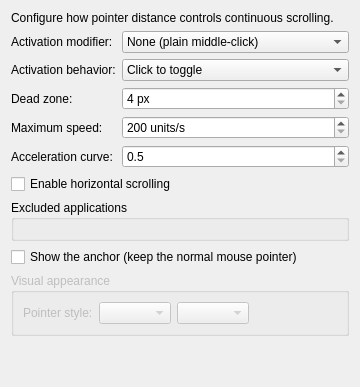
<?xml version="1.0" encoding="UTF-8"?>
<!--
SPDX-FileCopyrightText: 2026 KWin AutoScroll contributors
SPDX-License-Identifier: GPL-2.0-or-later
-->
<ui version="4.0">
 <class>AutoScrollConfigForm</class>
 <widget class="QWidget" name="AutoScrollConfigForm">
  <layout class="QVBoxLayout" name="verticalLayout">
   <item>
    <widget class="QLabel" name="descriptionLabel">
     <property name="text">
      <string>Configure how pointer distance controls continuous scrolling.</string>
     </property>
     <property name="wordWrap">
      <bool>true</bool>
     </property>
    </widget>
   </item>
   <item>
    <layout class="QFormLayout" name="formLayout">
     <item row="0" column="0">
      <widget class="QLabel" name="activationModifierLabel">
       <property name="text"><string>Activation modifier:</string></property>
       <property name="buddy"><cstring>kcfg_ActivationModifier</cstring></property>
      </widget>
     </item>
     <item row="0" column="1">
      <widget class="QComboBox" name="kcfg_ActivationModifier">
       <property name="toolTip">
        <string>Hold the selected modifier while middle-clicking, then release both before moving the pointer. Plain middle-clicks pass through when a modifier is selected.</string>
       </property>
       <item><property name="text"><string>None (plain middle-click)</string></property></item>
       <item><property name="text"><string>Control</string></property></item>
       <item><property name="text"><string>Meta</string></property></item>
       <item><property name="text"><string>Alt</string></property></item>
       <item><property name="text"><string>Shift</string></property></item>
      </widget>
     </item>
     <item row="1" column="0">
      <widget class="QLabel" name="activationBehaviorLabel">
       <property name="text"><string>Activation behavior:</string></property>
       <property name="buddy"><cstring>kcfg_ActivationBehavior</cstring></property>
      </widget>
     </item>
     <item row="1" column="1">
      <widget class="QComboBox" name="kcfg_ActivationBehavior">
       <property name="toolTip">
        <string>Preserve normal clicks passes quick middle clicks to the application. Holding for 220 ms or moving beyond the dead zone starts scrolling; releasing stops it. Click-to-toggle and combined modes reserve ordinary middle clicks for scrolling.</string>
       </property>
       <item><property name="text"><string>Click to toggle</string></property></item>
       <item><property name="text"><string>Hold to scroll</string></property></item>
       <item><property name="text"><string>Click or hold (Windows-style)</string></property></item>
       <item><property name="text"><string>Preserve normal clicks; hold to scroll</string></property></item>
      </widget>
     </item>
     <item row="2" column="0">
      <widget class="QLabel" name="deadZoneLabel">
       <property name="text"><string>Dead zone:</string></property>
       <property name="buddy"><cstring>kcfg_DeadZone</cstring></property>
      </widget>
     </item>
     <item row="2" column="1">
      <widget class="QSpinBox" name="kcfg_DeadZone">
       <property name="suffix"><string> px</string></property>
       <property name="minimum"><number>4</number></property>
       <property name="maximum"><number>64</number></property>
      </widget>
     </item>
     <item row="3" column="0">
      <widget class="QLabel" name="maximumSpeedLabel">
       <property name="text"><string>Maximum speed:</string></property>
       <property name="buddy"><cstring>kcfg_MaximumSpeed</cstring></property>
      </widget>
     </item>
     <item row="3" column="1">
      <widget class="QSpinBox" name="kcfg_MaximumSpeed">
       <property name="suffix"><string> units/s</string></property>
       <property name="minimum"><number>200</number></property>
       <property name="maximum"><number>4000</number></property>
       <property name="singleStep"><number>100</number></property>
      </widget>
     </item>
     <item row="4" column="0">
      <widget class="QLabel" name="accelerationLabel">
       <property name="text"><string>Acceleration curve:</string></property>
       <property name="buddy"><cstring>kcfg_AccelerationExponent</cstring></property>
      </widget>
     </item>
     <item row="4" column="1">
      <widget class="QDoubleSpinBox" name="kcfg_AccelerationExponent">
       <property name="toolTip">
        <string>Higher values make scrolling gentler near the anchor and steeper farther away.</string>
       </property>
       <property name="decimals"><number>1</number></property>
       <property name="minimum"><double>0.500000000000000</double></property>
       <property name="maximum"><double>3.000000000000000</double></property>
       <property name="singleStep"><double>0.100000000000000</double></property>
      </widget>
     </item>
    </layout>
   </item>
   <item>
   <widget class="QCheckBox" name="kcfg_HorizontalScrolling">
     <property name="text"><string>Enable horizontal scrolling</string></property>
   </widget>
  </item>
   <item>
    <widget class="QGroupBox" name="excludedApplicationsGroupBox">
     <property name="title"><string>Excluded applications</string></property>
     <layout class="QVBoxLayout" name="excludedApplicationsLayout">
      <item>
       <widget class="AutoScroll::ApplicationExclusionsWidget" name="kcfg_ExcludedApplications"/>
      </item>
     </layout>
    </widget>
   </item>
   <item>
    <widget class="QCheckBox" name="kcfg_VisualFeedback">
     <property name="text"><string>Show the anchor (keep the normal mouse pointer)</string></property>
    </widget>
   </item>
   <item>
    <widget class="QGroupBox" name="appearanceGroupBox">
     <property name="enabled"><bool>false</bool></property>
     <property name="title"><string>Visual appearance</string></property>
     <layout class="QHBoxLayout" name="appearanceLayout">
      <item alignment="Qt::AlignVCenter">
       <widget class="QLabel" name="glyphStyleLabel">
        <property name="text"><string>Pointer style:</string></property>
        <property name="buddy"><cstring>kcfg_GlyphStyle</cstring></property>
       </widget>
      </item>
      <item alignment="Qt::AlignVCenter">
       <widget class="AutoScroll::GlyphStyleComboBox" name="kcfg_GlyphStyle"/>
      </item>
      <item alignment="Qt::AlignVCenter">
       <widget class="AutoScroll::GlyphSizeComboBox" name="kcfg_GlyphSize"/>
      </item>
      <item>
       <spacer name="appearanceHorizontalSpacer">
        <property name="orientation"><enum>Qt::Horizontal</enum></property>
        <property name="sizeType"><enum>QSizePolicy::Expanding</enum></property>
        <property name="sizeHint" stdset="0">
         <size><width>40</width><height>20</height></size>
        </property>
       </spacer>
      </item>
     </layout>
    </widget>
   </item>
   <item>
    <spacer name="verticalSpacer">
     <property name="orientation"><enum>Qt::Vertical</enum></property>
     <property name="sizeHint" stdset="0">
      <size><width>20</width><height>40</height></size>
     </property>
    </spacer>
   </item>
  </layout>
 </widget>
 <customwidgets>
  <customwidget>
   <class>AutoScroll::ApplicationExclusionsWidget</class>
   <extends>QWidget</extends>
   <header>applicationexclusionswidget.h</header>
  </customwidget>
  <customwidget>
   <class>AutoScroll::GlyphStyleComboBox</class>
   <extends>QComboBox</extends>
   <header>glyphselectors.h</header>
  </customwidget>
  <customwidget>
   <class>AutoScroll::GlyphSizeComboBox</class>
   <extends>QComboBox</extends>
   <header>glyphselectors.h</header>
  </customwidget>
 </customwidgets>
 <resources/>
 <connections>
  <connection>
   <sender>kcfg_VisualFeedback</sender>
   <signal>toggled(bool)</signal>
   <receiver>appearanceGroupBox</receiver>
   <slot>setEnabled(bool)</slot>
   <hints>
    <hint type="sourcelabel"><x>154</x><y>247</y></hint>
    <hint type="destinationlabel"><x>154</x><y>309</y></hint>
   </hints>
  </connection>
 </connections>
</ui>
